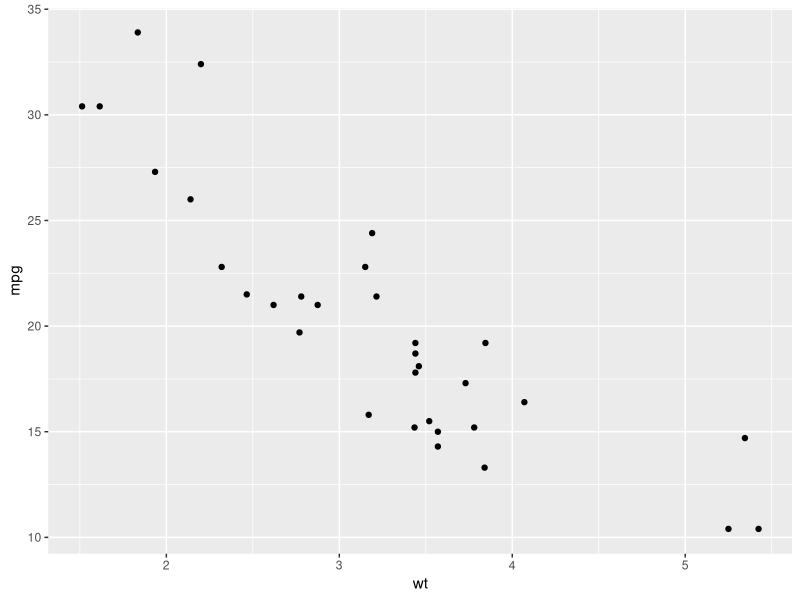
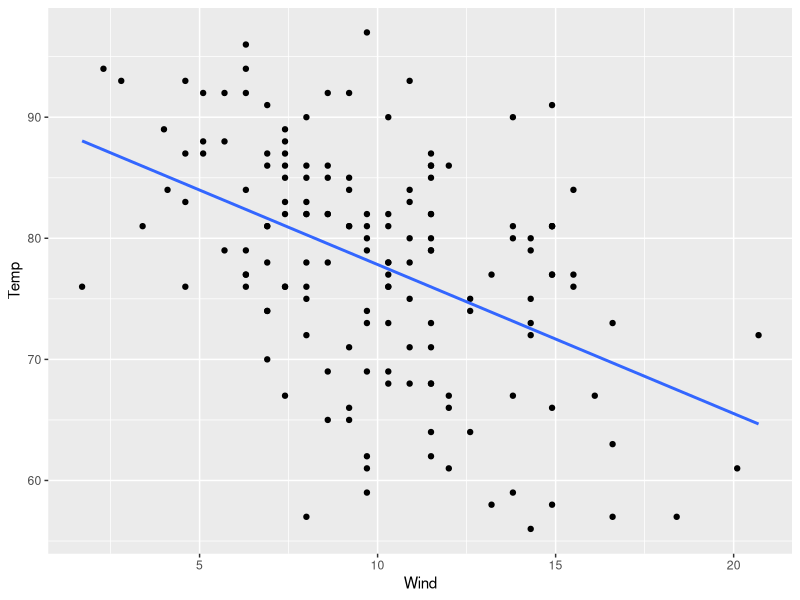
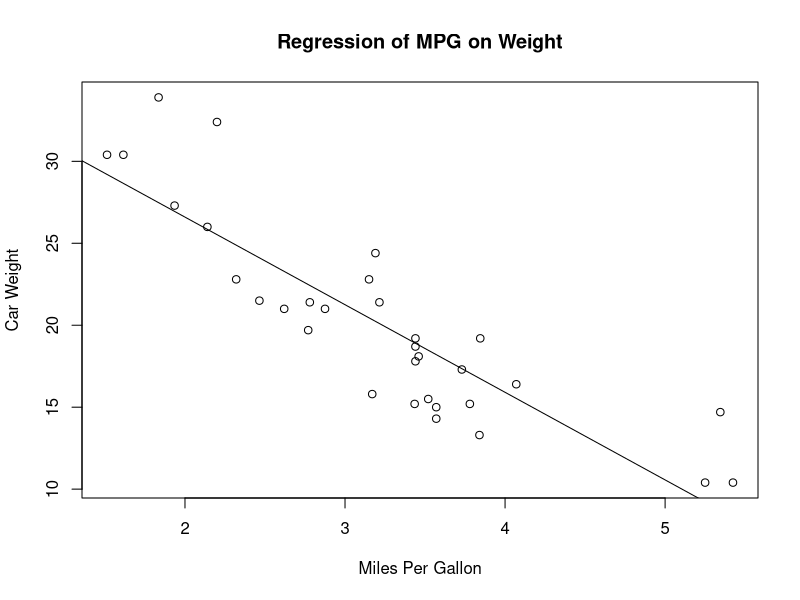

Here is the R script that generated these plots, in order:
## ---- chunk 1
options(htmltools.dir.version = FALSE)
## ---- chunk 2
library(ggplot2)
ggplot(data=mtcars, aes(x=wt, y=mpg))+
  geom_point()
## ---- chunk 3
ggplot(airquality, aes(x=Wind, y=Temp))+
  geom_point()+
  geom_smooth(method = lm, se = FALSE)
## ---- chunk 4
plot(mtcars$wt, mtcars$mpg,
     xlab="Miles Per Gallon",
     ylab="Car Weight")
abline(lm(mtcars$mpg~mtcars$wt))
title("Regression of MPG on Weight")
